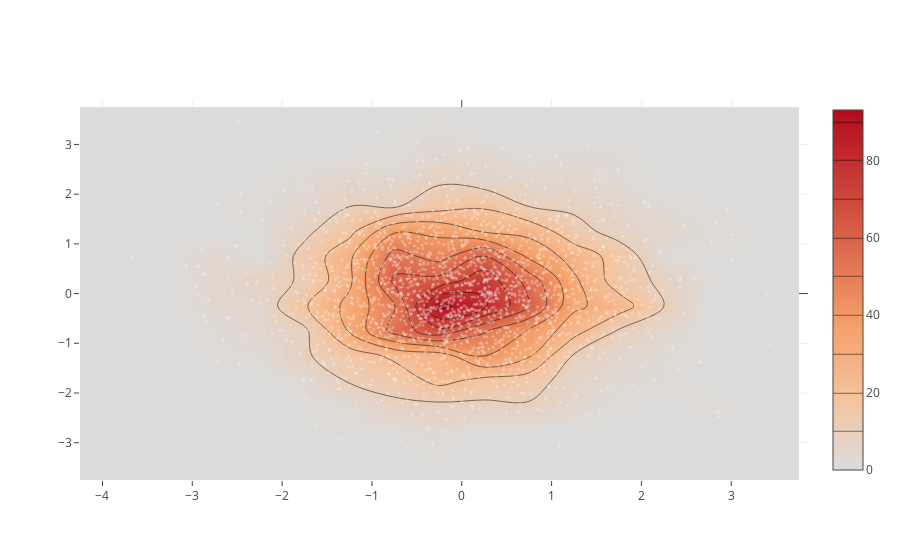

Notebook cell for this chart:
### Code cell
from plotly.graph_objs import *
import numpy as np

x = np.random.randn(2000)
y = np.random.randn(2000)
iplot([Histogram2dContour(x=x, y=y, contours=Contours(coloring='heatmap')),
       Scatter(x=x, y=y, mode='markers', marker=Marker(color='white', size=3, opacity=0.3))], show_link=False)

### Figure 1 — Plotly figure (JSON) as saved in the notebook; plotly's stock layout.template omitted (floating-point values rounded to 4 significant figures; data arrays with more than 128 entries replaced by an {"elided": "..."} marker saying what was removed)
{"data": [{"contours": {"coloring": "heatmap"}, "type": "histogram2dcontour", "x": {"elided": "2000 float values"}, "y": {"elided": "2000 float values"}}, {"marker": {"color": "white", "opacity": 0.3, "size": 3}, "mode": "markers", "type": "scatter", "x": {"elided": "2000 float values"}, "y": {"elided": "2000 float values"}}], "layout": {}}
